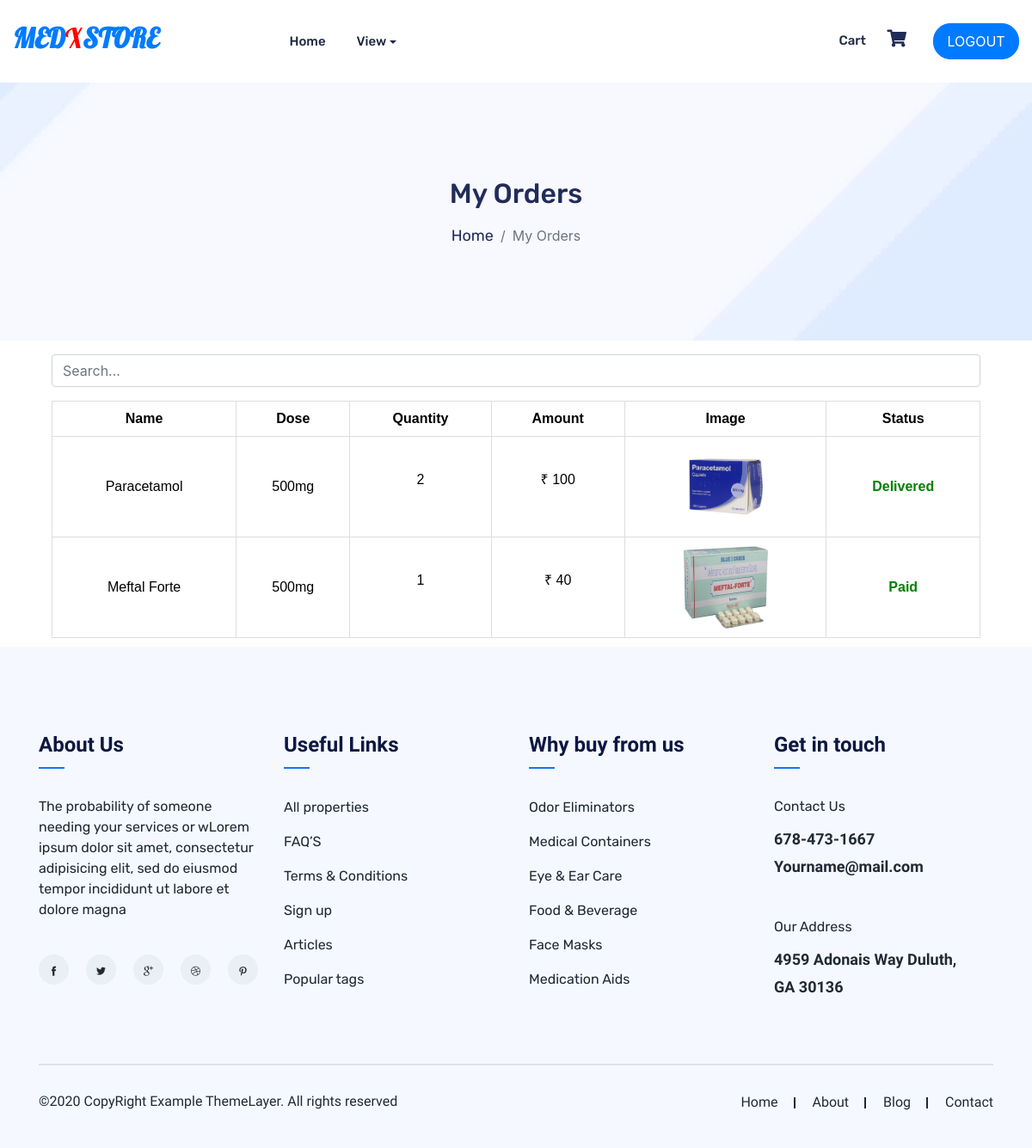
Screenshot of /PATIENT/myOrders.php (signed in) with the database file from the repository.
### tables this page shows
CREATE TABLE `cart` (
  `cartid` int(11) NOT NULL AUTO_INCREMENT,
  `reg_id` varchar(100) NOT NULL,
  `med_id` varchar(100) NOT NULL,
  `qty` varchar(100) NOT NULL DEFAULT '1',
  `amount` varchar(100) NOT NULL,
  `order_date` varchar(100) NOT NULL,
  `status` varchar(100) NOT NULL DEFAULT 'incart',
  `delivery_id` varchar(100) DEFAULT NULL,
  PRIMARY KEY (`cartid`)
);

CREATE TABLE `medicine` (
  `med_id` int(11) NOT NULL AUTO_INCREMENT,
  `name` varchar(100) NOT NULL,
  `dose` varchar(100) NOT NULL,
  `mfgdate` varchar(100) NOT NULL,
  `expdate` varchar(100) NOT NULL,
  `rate` varchar(100) NOT NULL,
  `stock` varchar(100) NOT NULL,
  `desc` varchar(300) NOT NULL,
  `shopid` varchar(100) NOT NULL,
  `image` varchar(100) NOT NULL,
  PRIMARY KEY (`med_id`)
);

### PATIENT/myOrders.php (the view, shortened to what this page needs)
<?php
include 'patientHeader.php';
include '../DBConnection/dbconnection.php';
$uid = $_SESSION['uid'];
?>
<div class="slider">
    <div class="container">
        <div class="row">
            <div class="col-md-12">
                <div class="slider-title ">
                    <h2 class="title">My Orders</h2>
                </div>
                <nav aria-label="breadcrumb">
                    <ol class="breadcrumb slider-breadcrumb">
                        <li class="breadcrumb-item"><a href="#">Home</a></li>
                        <li class="breadcrumb-item active" aria-current="page">My Orders</li>
                    </ol>
                </nav>
            </div>
        </div>
    </div>
</div>
<?php
$qry = "SELECT `cart`.*,`medicine`.* FROM `cart`,`medicine` WHERE `cart`.`med_id`=`medicine`.`med_id` AND `status`!='incart' AND `cart`.`reg_id`='$uid'";
$result = mysqli_query($conn, $qry);
if (mysqli_num_rows($result) < 1) {
    ?>
    <center>
        <h1 id="nodata" class="m-3">Cart is Empty</h1>
    </center>
    <?php
} else {
    ?>
    <center>
        <input type="text" class="form-control m-3" id="searchInput" style="width: 90%;" placeholder="Search...">
        <table id="table" border="1" style="width: 90%;">
            <thead>
                <tr style="text-align: center;">
                    <th>Name</th>
                    <th>Dose</th>
                    <th>Quantity</th>
                    <th>Amount</th>
                    <th>Image</th>
                    <th>Status</th>
                </tr>
            </thead>
            <tbody id="tableBody">
                <?php
                while ($row = mysqli_fetch_array($result)) {
                    ?>
                    <tr id="row{{ forloop.counter }}" style="text-align: center;">
                        <td>
                            <?php echo $row['name'] ?>
                        </td>
                        <td>
                            <?php echo $row['dose'] ?>mg
                        </td>
                        <td>
                            <p id="quantityid" data-quantityCheck="<?php echo $row['qty'] ?>">
                                <?php echo $row['qty'] ?>
                            </p>
                        </td>
                        <td>
                            <p id="amountid">
                                &#8377;
                                <?php echo $row['amount'] ?>
                            </p>
                        </td>
                        <td>
                            <img src="../assets/image/<?php echo $row['image'] ?>" alt="img" id="img">
                        </td>
                        <td id="statusPay">
                            <?php echo $row['status'] ?>
                        </td>
                    </tr>
                    <?php
                }
                ?>
            </tbody>
        </table>
    </center>
<?php } ?>
<?php
include '../COMMON/commonFooter.php';
?>

### assets/css/style.css (style rules this page uses)
.slider { background: url("../images/slider.bg1.jpg"); padding: 110px 0; background-size: cover; background-repeat: no-repeat; background-position: center; }
.slider-title { font-size: 37px; line-height: 69px; color: #212c59; font-weight: 700; font-family: "Rubik", sans-serif; text-align: center; text-transform: capitalize; margin-bottom: 17px; }
.slider-breadcrumb { background-color: transparent; -webkit-box-pack: center; -ms-flex-pack: center; justify-content: center; -webkit-box-align: center; -ms-flex-align: center; align-items: center; margin: 0; padding: 0; }
.slider-breadcrumb a { font-size: 18px; line-height: 0; color: #212c59; font-weight: 400; font-family: "Rubik", sans-serif; }

### PATIENT/myOrders.php (style rules this page uses)
table { font-family: arial, sans-serif; border-collapse: collapse; width: 95%; margin: 10px; }
td, th { border: 1px solid #dddddd; text-align: center; padding: 8px; color: black; }
#img { width: 100px; height: 100px; transition-duration: .9s; }
#statusPay { font-weight: bold; color: green; }

### rows the page displays
cart: med.name "Paracetamol", med.dose "500", qty "2", amount "100", med.image (picture), status "Delivered"
cart: med.name "Meftal Forte", med.dose "500", qty "1", amount "40", med.image (picture), status "Paid"
